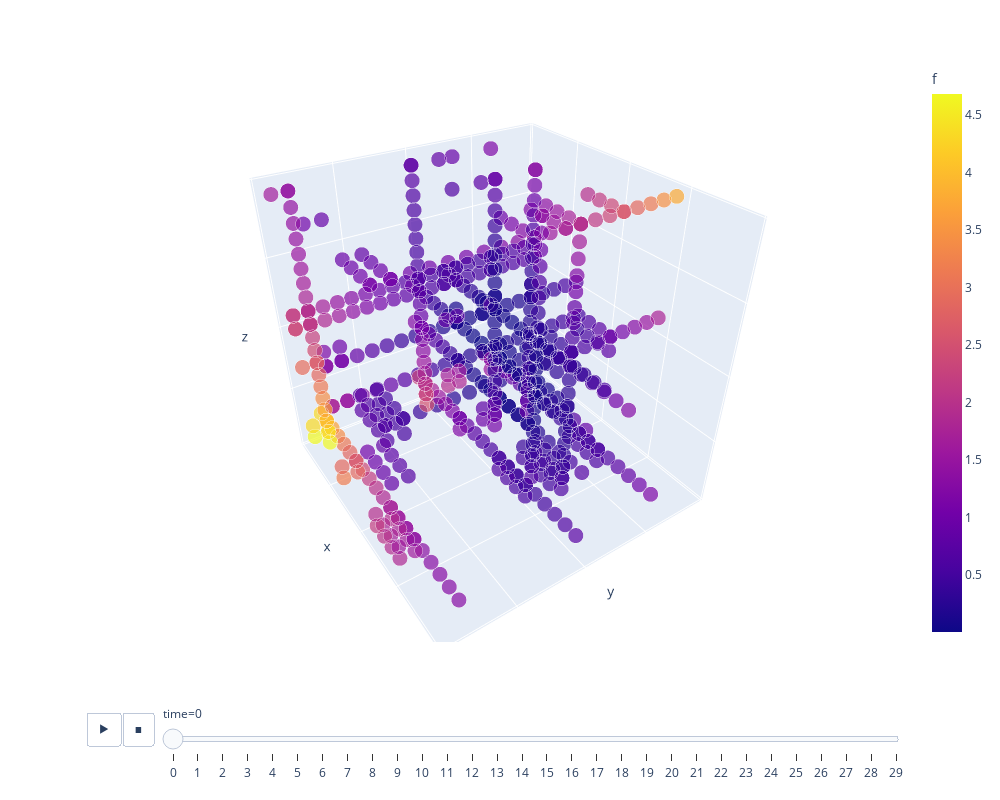

Notebook cell for this chart:
### Code cell
def f(x):
    if len(x) == 3:
        return x[0]**2 + x[1]**2 + x[2]**2 + x[0]*x[1] + x[1]*x[2] + x[0]*x[2]
    elif len(x) == 2:
        return np.exp(-(x[0]**2 + x[1]**2 + x[0]*x[1]))

def f_sin(x):
    y = x * np.pi
    if len(x) == 3:
        return np.sin(y[0]) * np.sin(y[1]) * np.sin(y[2])
    if len(y) == 2:
        return np.cos(y[0]) * np.sin(y[1])

dof = 3
r = 6
N = 20
func = f
O = Objective(func, [linspace(-1, 1, N)]*dof)
G = balanced_tree(dof, r, N)
#G = remove_edge(G, (0, 2))
G = tn_grid(G, O.linspace)
Gopt, df = ttnopt(G, O, nsweep = 5)
if dof == 3:
    fig = grid_animation(df)
    fig.show()
#plot_tree(Gopt)
F = contract(Gopt)

if dof == 2:
    F2 = F.nodes[2]['A']

    x1 = Grid(linspace(-1, 1, N), 0)
    x2 = Grid(linspace(-1, 1, N), 1)
    xyz = x1 @ x2
    Fref = xyz.evaluate(func)
    Fref = Fref.reshape((N, N))
    Fref = Fref.transpose([1, 0])
    print(F2.edges)
    print('Error: ', np.linalg.norm(Fref - F2)/np.linalg.norm(Fref))
    print('Error: ', np.linalg.norm(Fref - F2)/N**dof)
#    plt.contour(xyz.grid[:, 0].reshape(N, N), xyz.grid[:, 1].reshape(N, N), (F2).reshape((N, N)), levels=100)  # Using 100 levels for a smoother gradient
    plt.contour(xyz.grid[:, 0].reshape(N, N), xyz.grid[:, 1].reshape(N, N), (np.abs(Fref-F2)).reshape((N, N)), levels=100)  # Using 100 levels for a smoother gradient
#    plt.contour(xyz.grid[:, 0].reshape(N, N), xyz.grid[:, 1].reshape(N, N), (np.abs(Fref-F2)).reshape((N, N)), levels=100)  # Using 100 levels for a smoother gradient
    plt.colorbar()
    plt.title("Contour Plot of f(X, Y)")
    plt.xlabel("X")
    plt.ylabel("Y")
    plt.show()
elif dof == 3:
    F2 = F.nodes[4]['A']
    x1 = Grid(linspace(-1, 1, N), 0)
    x2 = Grid(linspace(-1, 1, N), 1)
    x3 = Grid(linspace(-1, 1, N), 2)
    xyz = x1 @ x2 @ x3
    Fref = xyz.evaluate(func)
    Fref = Fref.reshape((N, N, N))
    print('Error: ', np.linalg.norm(Fref - F2)/np.linalg.norm(Fref))
    print('Error: ', np.linalg.norm(Fref - F2)/N**dof)

### Figure 1 — Plotly figure (JSON) as saved in the notebook; plotly's stock layout.template omitted (floating-point values rounded to 4 significant figures; data arrays with more than 128 entries replaced by an {"elided": "..."} marker saying what was removed)
{"data": [{"hovertemplate": "<b>%{hovertext}</b><br><br>time=0<br>x1=%{x}<br>x2=%{y}<br>x3=%{z}<br>size=%{marker.size}<br>f=%{marker.color}<extra></extra>", "hovertext": {"elided": "576 int values"}, "ids": {"elided": "576 int values"}, "legendgroup": "", "marker": {"color": {"elided": "576 float values"}, "coloraxis": "coloraxis", "size": {"elided": "576 int values"}, "sizemode": "area", "sizeref": 0.004444, "symbol": "circle"}, "mode": "markers", "name": "", "scene": "scene", "showlegend": false, "type": "scatter3d", "x": {"elided": "576 float values"}, "y": {"elided": "576 float values"}, "z": {"elided": "576 float values"}}], "layout": {"coloraxis": {"colorbar": {"title": {"text": "f"}}, "colorscale": [[0, "#0d0887"], [0.1111, "#46039f"], [0.2222, "#7201a8"], [0.3333, "#9c179e"], [0.4444, "#bd3786"], [0.5556, "#d8576b"], [0.6667, "#ed7953"], [0.7778, "#fb9f3a"], [0.8889, "#fdca26"], [1, "#f0f921"]]}, "height": 800, "legend": {"itemsizing": "constant", "tracegroupgap": 0}, "margin": {"t": 60}, "scene": {"camera": {"center": {"x": 0, "y": 0, "z": 0}, "eye": {"x": 1.5, "y": -1, "z": 1.2}, "up": {"x": 0, "y": 0, "z": 1}}, "domain": {"x": [0, 1], "y": [0, 1]}, "xaxis": {"showticklabels": false, "title": {"text": "x"}}, "yaxis": {"showticklabels": false, "title": {"text": "y"}}, "zaxis": {"showticklabels": false, "title": {"text": "z"}}}, "sliders": [{"active": 0, "currentvalue": {"prefix": "time="}, "len": 0.9, "pad": {"b": 10, "t": 60}, "steps": [{"args": [["0"], {"frame": {"duration": 0, "redraw": true}, "fromcurrent": true, "mode": "immediate", "transition": {"duration": 0, "easing": "linear"}}], "label": "0", "method": "animate"}, {"args": [["1"], {"frame": {"duration": 0, "redraw": true}, "fromcurrent": true, "mode": "immediate", "transition": {"duration": 0, "easing": "linear"}}], "label": "1", "method": "animate"}, {"args": [["2"], {"frame": {"duration": 0, "redraw": true}, "fromcurrent": true, "mode": "immediate", "transition": {"duration": 0, "easing": "linear"}}], "label": "2", "method": "animate"}, {"args": [["3"], {"frame": {"duration": 0, "redraw": true}, "fromcurrent": true, "mode": "immediate", "transition": {"duration": 0, "easing": "linear"}}], "label": "3", "method": "animate"}, {"args": [["4"], {"frame": {"duration": 0, "redraw": true}, "fromcurrent": true, "mode": "immediate", "transition": {"duration": 0, "easing": "linear"}}], "label": "4", "method": "animate"}, {"args": [["5"], {"frame": {"duration": 0, "redraw": true}, "fromcurrent": true, "mode": "immediate", "transition": {"duration": 0, "easing": "linear"}}], "label": "5", "method": "animate"}, {"args": [["6"], {"frame": {"duration": 0, "redraw": true}, "fromcurrent": true, "mode": "immediate", "transition": {"duration": 0, "easing": "linear"}}], "label": "6", "method": "animate"}, {"args": [["7"], {"frame": {"duration": 0, "redraw": true}, "fromcurrent": true, "mode": "immediate", "transition": {"duration": 0, "easing": "linear"}}], "label": "7", "method": "animate"}, {"args": [["8"], {"frame": {"duration": 0, "redraw": true}, "fromcurrent": true, "mode": "immediate", "transition": {"duration": 0, "easing": "linear"}}], "label": "8", "method": "animate"}, {"args": [["9"], {"frame": {"duration": 0, "redraw": true}, "fromcurrent": true, "mode": "immediate", "transition": {"duration": 0, "easing": "linear"}}], "label": "9", "method": "animate"}, {"args": [["10"], {"frame": {"duration": 0, "redraw": true}, "fromcurrent": true, "mode": "immediate", "transition": {"duration": 0, "easing": "linear"}}], "label": "10", "method": "animate"}, {"args": [["11"], {"frame": {"duration": 0, "redraw": true}, "fromcurrent": true, "mode": "immediate", "transition": {"duration": 0, "easing": "linear"}}], "label": "11", "method": "animate"}, {"args": [["12"], {"frame": {"duration": 0, "redraw": true}, "fromcurrent": true, "mode": "immediate", "transition": {"duration": 0, "easing": "linear"}}], "label": "12", "method": "animate"}, {"args": [["13"], {"frame": {"duration": 0, "redraw": true}, "fromcurrent": true, "mode": "immediate", "transition": {"duration": 0, "easing": "linear"}}], "label": "13", "method": "animate"}, {"args": [["14"], {"frame": {"duration": 0, "redraw": true}, "fromcurrent": true, "mode": "immediate", "transition": {"duration": 0, "easing": "linear"}}], "label": "14", "method": "animate"}, {"args": [["15"], {"frame": {"duration": 0, "redraw": true}, "fromcurrent": true, "mode": "immediate", "transition": {"duration": 0, "easing": "linear"}}], "label": "15", "method": "animate"}, {"args": [["16"], {"frame": {"duration": 0, "redraw": true}, "fromcurrent": true, "mode": "immediate", "transition": {"duration": 0, "easing": "linear"}}], "label": "16", "method": "animate"}, {"args": [["17"], {"frame": {"duration": 0, "redraw": true}, "fromcurrent": true, "mode": "immediate", "transition": {"duration": 0, "easing": "linear"}}], "label": "17", "method": "animate"}, {"args": [["18"], {"frame": {"duration": 0, "redraw": true}, "fromcurrent": true, "mode": "immediate", "transition": {"duration": 0, "easing": "linear"}}], "label": "18", "method": "animate"}, {"args": [["19"], {"frame": {"duration": 0, "redraw": true}, "fromcurrent": true, "mode": "immediate", "transition": {"duration": 0, "easing": "linear"}}], "label": "19", "method": "animate"}, {"args": [["20"], {"frame": {"duration": 0, "redraw": true}, "fromcurrent": true, "mode": "immediate", "transition": {"duration": 0, "easing": "linear"}}], "label": "20", "method": "animate"}, {"args": [["21"], {"frame": {"duration": 0, "redraw": true}, "fromcurrent": true, "mode": "immediate", "transition": {"duration": 0, "easing": "linear"}}], "label": "21", "method": "animate"}, {"args": [["22"], {"frame": {"duration": 0, "redraw": true}, "fromcurrent": true, "mode": "immediate", "transition": {"duration": 0, "easing": "linear"}}], "label": "22", "method": "animate"}, {"args": [["23"], {"frame": {"duration": 0, "redraw": true}, "fromcurrent": true, "mode": "immediate", "transition": {"duration": 0, "easing": "linear"}}], "label": "23", "method": "animate"}, {"args": [["24"], {"frame": {"duration": 0, "redraw": true}, "fromcurrent": true, "mode": "immediate", "transition": {"duration": 0, "easing": "linear"}}], "label": "24", "method": "animate"}, {"args": [["25"], {"frame": {"duration": 0, "redraw": true}, "fromcurrent": true, "mode": "immediate", "transition": {"duration": 0, "easing": "linear"}}], "label": "25", "method": "animate"}, {"args": [["26"], {"frame": {"duration": 0, "redraw": true}, "fromcurrent": true, "mode": "immediate", "transition": {"duration": 0, "easing": "linear"}}], "label": "26", "method": "animate"}, {"args": [["27"], {"frame": {"duration": 0, "redraw": true}, "fromcurrent": true, "mode": "immediate", "transition": {"duration": 0, "easing": "linear"}}], "label": "27", "method": "animate"}, {"args": [["28"], {"frame": {"duration": 0, "redraw": true}, "fromcurrent": true, "mode": "immediate", "transition": {"duration": 0, "easing": "linear"}}], "label": "28", "method": "animate"}, {"args": [["29"], {"frame": {"duration": 0, "redraw": true}, "fromcurrent": true, "mode": "immediate", "transition": {"duration": 0, "easing": "linear"}}], "label": "29", "method": "animate"}], "x": 0.1, "xanchor": "left", "y": 0, "yanchor": "top"}], "updatemenus": [{"buttons": [{"args": [null, {"frame": {"duration": 100, "redraw": true}, "fromcurrent": true, "mode": "immediate", "transition": {"duration": 20, "easing": "linear"}}], "label": "&#9654;", "method": "animate"}, {"args": [[null], {"frame": {"duration": 0, "redraw": true}, "fromcurrent": true, "mode": "immediate", "transition": {"duration": 0, "easing": "linear"}}], "label": "&#9724;", "method": "animate"}], "direction": "left", "pad": {"r": 10, "t": 70}, "showactive": false, "type": "buttons", "x": 0.1, "xanchor": "right", "y": 0, "yanchor": "top"}], "width": 1000}}
